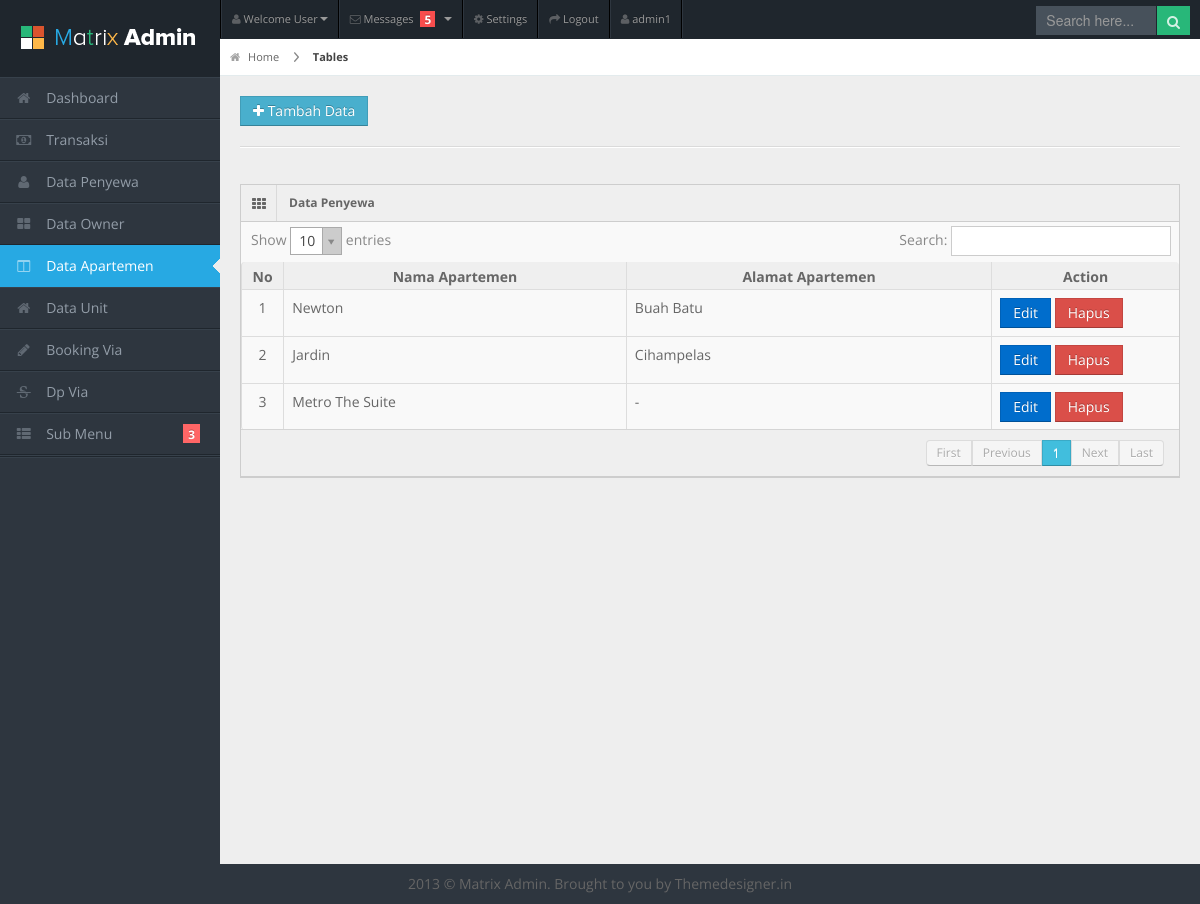
The page /apartemen.php (signed in) on the database its author committed.
### tables this page shows
CREATE TABLE `tb_apt` (
  `kd_apt` int(4) NOT NULL,
  `nama_apt` varchar(30) NOT NULL,
  `alamat_apt` varchar(50) NOT NULL
);

### proses/proses.php (called while the page is built, shortened)
<?php
class Proses{
  public function __construct(){
    $this->db = new PDO('mysql:host=localhost;dbname=db_keuangan_cozzal','root','');
  }
  public function showApartemen(){
	$sql = "SELECT * FROM tb_apt";
	$query = $this->db->query($sql);
	return $query;
  }
}
?>

### apartemen.php (the view, shortened to what this page needs)
<?php
  include "template/head.php";
?>
<body>
<?php
  include "template/header.php";
  include "template/sidebar.php";
?>
<div id="content">
  <div id="content-header">
    <div id="breadcrumb"> <a href="#" title="Go to Home" class="tip-bottom"><i class="icon-home"></i> Home</a> <a href="#" class="current">Tables</a> </div>
    <a href="#popup-penyewa" data-toggle="modal" class="btn btn-info btn-add"><i class="icon-plus"></i> Tambah Data</a>
  </div>
  <div class="container-fluid">
    <hr>
    <div class="row-fluid">
      <div class="span12">
        <div class="widget-box">
          <div class="widget-title"> <span class="icon"><i class="icon-th"></i></span>
            <h5>Data Penyewa</h5>
          </div>
          <div class="widget-content nopadding">
            <table class="table table-bordered data-table">
              <thead>
                <tr>
                  <th class="span1">No</th>
                  <th>Nama Apartemen</th>
                  <th>Alamat Apartemen</th>
				  <th class="span3">Action</th>
                </tr>
              </thead>
              <tbody>
                <?php
				  require("proses/proses.php");
				  $Proses = new Proses();
				  $show = $Proses->showApartemen();
				  $i = 1;
				  while($data = $show->fetch(PDO::FETCH_OBJ)){
					echo "
					  <tr class=gradeC'>
					    <td style='text-align:center;'>$i</td>
					    <td>$data->nama_apt</td>
						<td>$data->alamat_apt</td>
						<td>
						    <a class='btn btn-primary' href='edit.php?edit_apt=$data->kd_apt'>Edit</a>
						    <a class='btn btn-danger' href='proses/proses_delete.php?delete_apt=$data->kd_apt'>Hapus</a>
						  </td>
					  </tr>";
					$i++;
				  };
				?>
              </tbody>
            </table>
          </div>
        </div>
      </div>
    </div>
  </div>
</div>
<div class="row-fluid">
  <div id="footer" class="span12"> 2013 &copy; Matrix Admin. Brought to you by <a href="http://themedesigner.in">Themedesigner.in</a> </div>
</div>
</body>
</html>

### css/theme.css (style rules this page uses)
.btn-add { margin-left: 20px; margin-top: 20px; }

### css/matrix-style.css (style rules this page uses)
* { outline:none !important; -moz-outline: none !important; }
html, body { height:100% }
body { overflow-x: hidden; margin-top: -10px; font-family: 'Open Sans', sans-serif; font-size:14px; color:#666; }
a { color:#666; }
select, textarea, input[type="text"], input[type="password"], input[type="datetime"], input[type="datetime-local"], input[type="date"], input[type="month"], input[type="time"], input[type="week"], input[type="number"], input[type="email"], input[type="url"], input[type="search"], input[type="tel"], input[type="color"], .uneditable-input, .label, .dropdown-menu, .btn, .well, .progress, .table-bordered, .btn-group > .btn:first-child, .btn-group > .btn:last-child, .btn-group > .btn:last-child, .btn-group > .dropdown-toggle, .alert { border-radius:0px; }
.btn, textarea, input[type="text"], input[type="password"], input[type="datetime"], input[type="datetime-local"], input[type="date"], input[type="month"], input[type="time"], input[type="week"], input[type="number"], input[type="email"], input[type="url"], input[type="search"], input[type="tel"], input[type="color"], .uneditable-input { box-shadow:none; }
.progress, .progress-success .bar, .progress .bar-success, .progress-warning .bar, .progress .bar-warning, .progress-danger .bar, .progress .bar-danger, .progress-info .bar, .progress .bar-info, .btn, .btn-primary { background-image:none; }
#footer { padding:10px; text-align:center; }
hr { border-top-color:#dadada; }
#content { background: none repeat scroll 0 0 #eeeeee; margin-left: 220px; margin-right: 0; padding-bottom: 25px; position: relative; min-height:100%; width: auto; }
#content-header { position: abslute; width: 100%; margin-top: -38px; z-index: 20; }
#breadcrumb { background-color: #fff; border-bottom: 1px solid #e3ebed; }
#breadcrumb a { padding: 8px 20px 8px 10px; display: inline-block; background-image: url('../img/breadcrumb.png'); background-position: center right; background-repeat: no-repeat; font-size: 11px; color: #666666; }
#breadcrumb a:last-child { background-image:none; }
#breadcrumb a.current { font-weight: bold; color: #444444; }
#breadcrumb a i { margin-right: 5px; opacity: .6; }
.stat-boxes .peity_bar_good, .stat-boxes .peity_line_good, { color: #459D1C; }
.widget-box { background: none repeat scroll 0 0 #F9F9F9; border-left: 1px solid #CDCDCD; border-top: 1px solid #CDCDCD; border-right: 1px solid #CDCDCD; clear: both; margin-top: 16px; margin-bottom: 16px; position: relative; }
.widget-title, .modal-header, .table th, div.dataTables_wrapper .ui-widget-header { background:#efefef; border-bottom: 1px solid #CDCDCD; height: 36px; }
.widget-title span.icon { padding: 9px 10px 7px 11px; float: left; border-right:1px solid #dadada; }
.widget-title h5 { color: #666; float: left; font-size: 12px; font-weight: bold; padding: 12px; line-height: 12px; margin: 0; }
.widget-content { padding:15px; border-bottom: 1px solid #cdcdcd; }
.table th { height: auto; font-size: 14px; padding: 5px 10px 2px; border-bottom: 0; text-align: center; color: #666666; }
.nopadding { padding: 0 !important; }
.nopadding .table { margin-bottom: 0; }
.nopadding .table-bordered { border: 0; }

### css/matrix-media.css (style rules this page uses)
body { background:#2E363F; }

### rows shown on the page
tb_apt: nama_apt "Newton", alamat_apt "Buah Batu"
tb_apt: nama_apt "Jardin", alamat_apt "Cihampelas"
tb_apt: nama_apt "Metro The Suite", alamat_apt "-"

### other values the page prints
$username "admin1"
